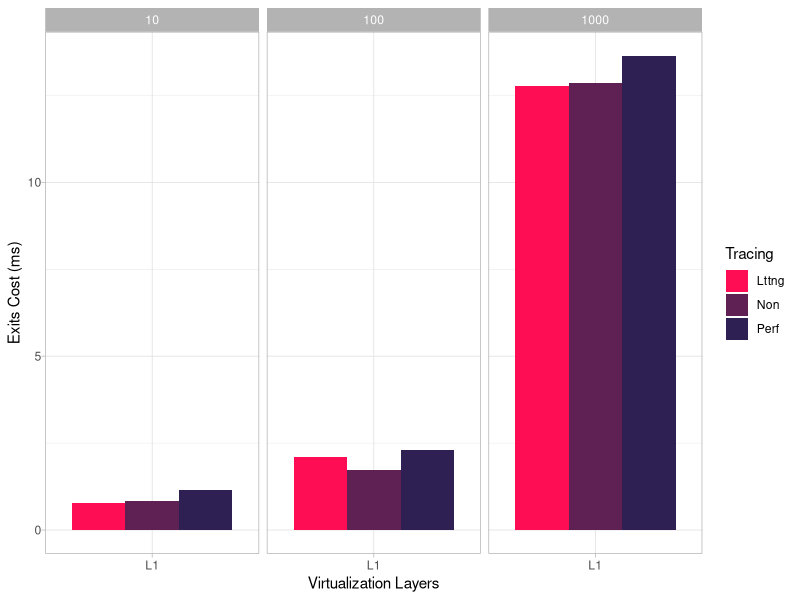

Write the R code that produced this figure.
#!/usr/bin/env Rscript
library(ggplot2)
library(ggrepel)
library(plyr)
colors <- c("#ff0d54",  "#5f2054", "#2f2054")
# layer,tracer,workload,event,freq,total_event_cost,cost_per_event
data <- read.table("./io-overhead/data/exits-cost.csv", header=T, sep=",")

data = subset(data, event != 'HLT')
# data = subset(data, event != 12 & event != 18)

data_filtered <- ddply(data, .(layer, tracer, workload, event),
                       transform,
                       total_event_cost_avg = mean(total_event_cost)
)

data_filtered <- unique(data_filtered[c("layer", "tracer", "workload", "event", "total_event_cost_avg")])

data_filtered <- ddply(data_filtered, .(layer, tracer, workload),
                       transform,
                       total_exits_cost = sum(total_event_cost_avg)/10**6
)

data_filtered <- unique(data_filtered[c("layer", "tracer", "workload", "total_exits_cost")])

# data_filtered$copied_input_blocks <- paste(data_filtered$workload,'blocks')


plot <- ggplot(data_filtered, aes(x=reorder(layer, total_exits_cost), y = total_exits_cost)) +
  geom_bar(aes(fill=tracer), position="dodge",stat="identity") +
  # scale_y_continuous(breaks = seq(0, max(data_filtered$total_exits_cost), 100)) +
  facet_wrap(~workload, ncol=4) +
  # coord_flip() +
  # geom_label_repel(aes(y=tracing_events, label=paste(tracing_events,event_type)),
  #                  size = 3, segment.size = 0.3, colour="black", fill="white",
  #                  min.segment.length = unit(0, "lines"), nudge_x = 0
  # ) +
  # geom_text(aes(y=max, label=label ), colour='black', size = 3.4,
  #           position=position_dodge(width=0.9), vjust=-1) +
  
  # scale_fill_manual(values = colors) +
  labs(x ="Virtualization Layers", y ="Exits Cost (ms)", fill="Tracing") +
  scale_fill_manual(values = colors) +
  theme_light() +
  theme(
    # legend.position = c(0.94,0.91),
    # legend.title=element_blank(),
    # axis.text.x = element_text(angle = 40, hjust = 1, vjust=1, size = 10),
    axis.text.y = element_text(margin = margin(t=2,b=1))
  )
plot(plot)